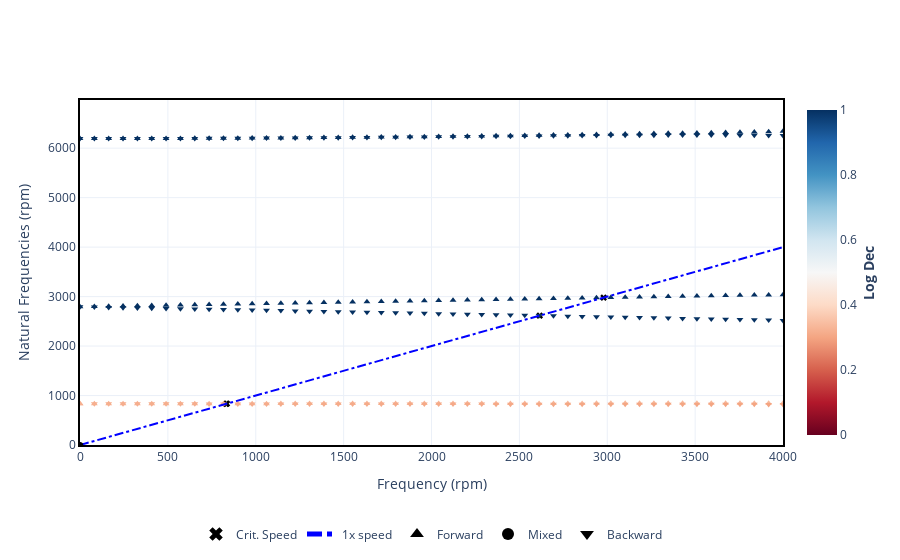

The notebook cell saved with this chart:
### Code cell
# The input units must be according to your unit standard system
campbell = rotor595c.run_campbell(np.linspace(0, 4000 * np.pi / 30, 50))
# Plotting frequency in RPM
campbell.plot(frequency_units="rpm")
